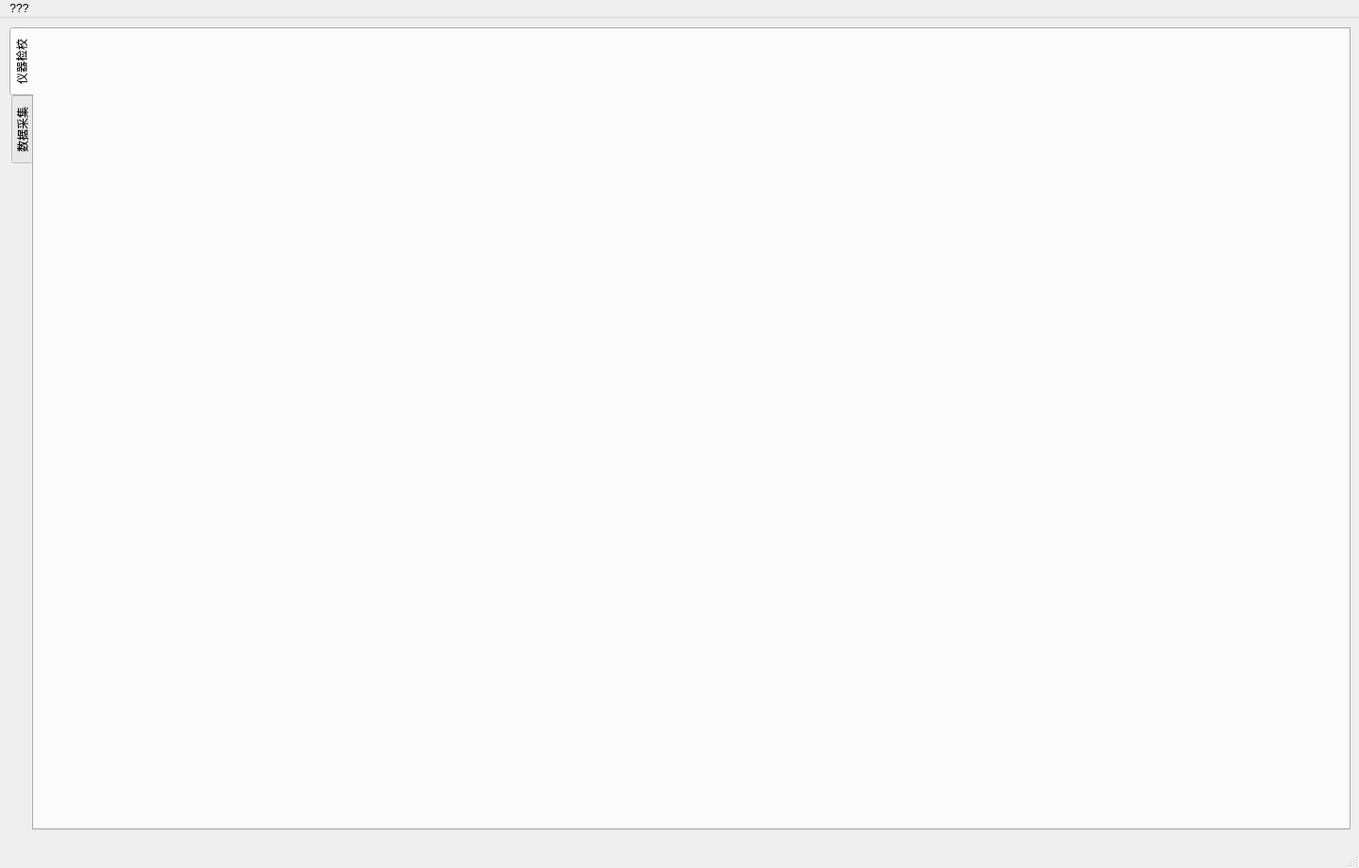
<?xml version="1.0" encoding="UTF-8"?>
<ui version="4.0">
 <class>MainWindow</class>
 <widget class="QMainWindow" name="MainWindow">
  <property name="geometry">
   <rect>
    <x>0</x>
    <y>0</y>
    <width>1440</width>
    <height>920</height>
   </rect>
  </property>
  <property name="windowTitle">
   <string>MainWindow</string>
  </property>
  <widget class="QWidget" name="centralwidget">
   <widget class="QTabWidget" name="tabWidget">
    <property name="geometry">
     <rect>
      <x>10</x>
      <y>10</y>
      <width>1421</width>
      <height>851</height>
     </rect>
    </property>
    <property name="tabPosition">
     <enum>QTabWidget::West</enum>
    </property>
    <property name="currentIndex">
     <number>0</number>
    </property>
    <widget class="QWidget" name="tab_2">
     <attribute name="title">
      <string>仪器检校</string>
     </attribute>
     <widget class="CalibrationPage" name="calibration_page" native="true">
      <property name="geometry">
       <rect>
        <x>0</x>
        <y>0</y>
        <width>1391</width>
        <height>801</height>
       </rect>
      </property>
     </widget>
    </widget>
    <widget class="QWidget" name="tab">
     <attribute name="title">
      <string>数据采集</string>
     </attribute>
     <widget class="DataMeasurementPage" name="datameasurement_page" native="true">
      <property name="geometry">
       <rect>
        <x>0</x>
        <y>0</y>
        <width>1391</width>
        <height>841</height>
       </rect>
      </property>
     </widget>
    </widget>
   </widget>
  </widget>
  <widget class="QMenuBar" name="menubar">
   <property name="geometry">
    <rect>
     <x>0</x>
     <y>0</y>
     <width>1440</width>
     <height>21</height>
    </rect>
   </property>
   <widget class="QMenu" name="menu">
    <property name="title">
     <string>???</string>
    </property>
   </widget>
   <addaction name="menu"/>
  </widget>
  <widget class="QStatusBar" name="statusbar"/>
 </widget>
 <customwidgets>
  <customwidget>
   <class>CalibrationPage</class>
   <extends>QWidget</extends>
   <header>pages/calibrationpage.h</header>
   <container>1</container>
  </customwidget>
  <customwidget>
   <class>DataMeasurementPage</class>
   <extends>QWidget</extends>
   <header>pages/datameasurementpage.h</header>
   <container>1</container>
  </customwidget>
 </customwidgets>
 <resources/>
 <connections/>
</ui>
